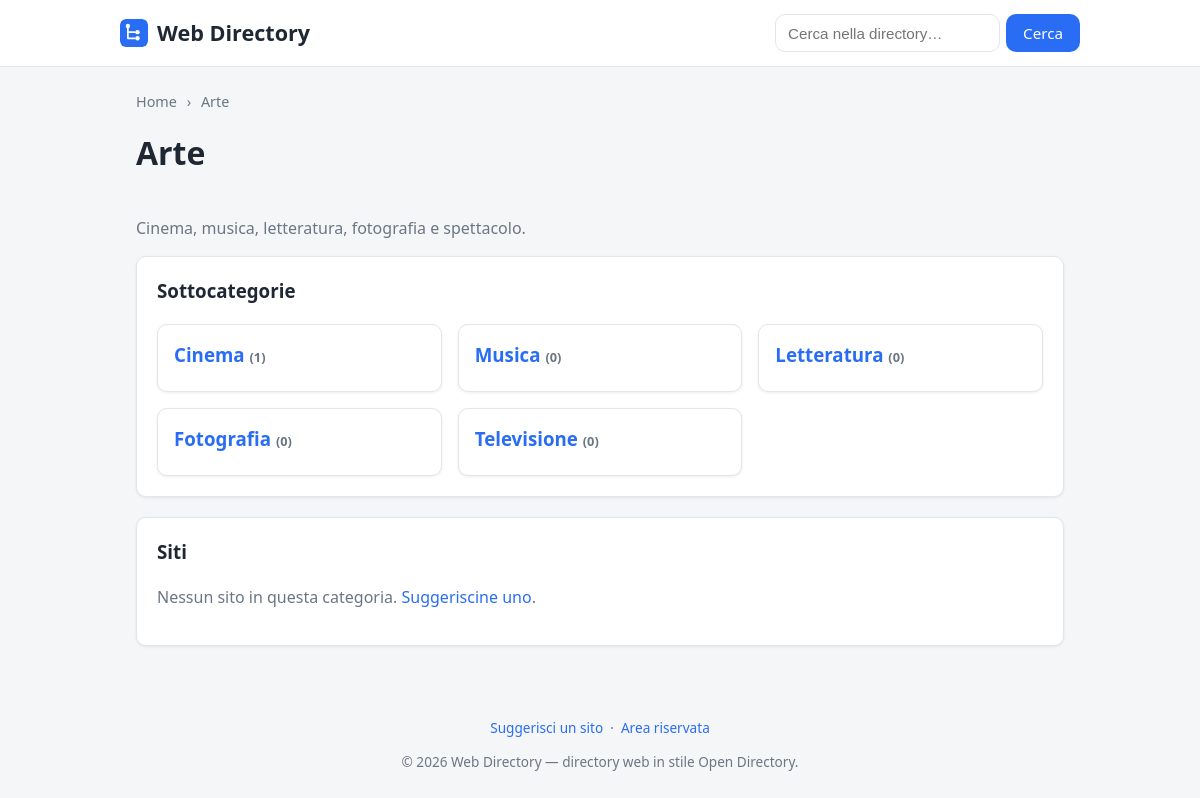
/arte, run on the app's committed database.
### tables this page shows
CREATE TABLE `categories` (
  `id`          INT UNSIGNED NOT NULL AUTO_INCREMENT,
  `parent_id`   INT UNSIGNED NULL,
  `name`        VARCHAR(160) NOT NULL,
  `slug`        VARCHAR(180) NOT NULL,
  `path`        VARCHAR(2000) NOT NULL DEFAULT '',   
  `description` TEXT NULL,
  `sort_order`  INT NOT NULL DEFAULT 0,
  `created_at`  DATETIME NOT NULL DEFAULT CURRENT_TIMESTAMP,
  PRIMARY KEY (`id`),
  KEY `idx_categories_parent` (`parent_id`),
  KEY `idx_categories_path` (`path`(191)),
  CONSTRAINT `fk_categories_parent` FOREIGN KEY (`parent_id`)
      REFERENCES `categories`(`id`) ON DELETE CASCADE
);

### app/helpers.php (called while the page is built, shortened)
<?php
function e(?string $v): string
{
    return htmlspecialchars((string) $v, ENT_QUOTES | ENT_SUBSTITUTE, 'UTF-8');
}
function url(string $path = ''): string
{
    global $CONFIG;
    $base = rtrim($CONFIG['site']['base_url'] ?? '', '/');
    $path = '/' . ltrim($path, '/');
    return $base . ($path === '/' ? '/' : $path);
}
function view(string $view, array $data = [], string $layout = 'layout'): void
{
    extract($data, EXTR_SKIP);
    require APP_PATH . '/views/' . $view . '.php';
    $content = ob_get_clean();
    require APP_PATH . '/views/partials/' . $layout . '.php';
}

### app/controllers/PublicController.php (called while the page is built, shortened)
<?php
class PublicController
{
    public static function category(string $path): bool
    {
        $category = Category::findByPath($path);
        global $CONFIG;
        $perPage = (int) ($CONFIG['per_page'] ?? 20);
        $page = max(1, (int) input('page', '1'));
        $offset = ($page - 1) * $perPage;
        $children = Category::children((int) $category['id']);
        $total    = Link::countApproved((int) $category['id']);
        $links    = Link::approvedByCategory((int) $category['id'], $perPage, $offset);
        $crumbs   = Category::breadcrumb($category);
        $trail = implode(' › ', array_map(fn($c) => $c['name'], $crumbs));
        $meta = $category['description'] ?: sprintf(
            'Siti della categoria %s: %d risorse selezionate nella directory.',
            $trail, $total
        );
        view('public/category', [
            'title'           => $category['name'],
            'metaDescription' => $meta,
            'category'        => $category,
            'children'        => $children,
            'links'           => $links,
            'crumbs'          => $crumbs,
            'page'            => $page,
            'perPage'         => $perPage,
            'total'           => $total,
        ]);
        return true;
    }
}

### public/index.php (called while the page is built, shortened)
<?php
$configFile = APP_PATH . '/config.php';
$CONFIG = require $configFile;
require APP_PATH . '/Database.php';
require APP_PATH . '/helpers.php';
require APP_PATH . '/models/Category.php';
require APP_PATH . '/controllers/PublicController.php';
$uri = parse_url($_SERVER['REQUEST_URI'] ?? '/', PHP_URL_PATH) ?? '/';
$uri = '/' . trim(rawurldecode($uri), '/');
$method = $_SERVER['REQUEST_METHOD'] ?? 'GET';
if ($method === 'GET' && $uri !== '/') {
    if (PublicController::category(trim($uri, '/'))) {
        exit;
    }
}

### app/config.php (called while the page is built)
<?php
return [
    'db' => [
        'driver'  => getenv('DB_DRIVER') ?: 'mysql',
        'host'    => getenv('DB_HOST') ?: '127.0.0.1',
        'name'    => getenv('DB_NAME') ?: 'dircms',
        'user'    => getenv('DB_USER') ?: 'root',
        'pass'    => getenv('DB_PASS') ?: '',
        'charset' => 'utf8mb4',
    ],
    'site' => [
        'name'     => 'Web Directory',
        'base_url' => '',
        'url'      => getenv('SITE_URL') ?: 'https://webdirectory.link',
    ],
    'per_page' => 20,
    'adsense' => [
        'client' => getenv('ADSENSE_CLIENT') ?: '',
        'slot'   => getenv('ADSENSE_SLOT') ?: '',
    ],
    'antispam' => [
        'enabled'  => true,
        'min_secs' => 3,
    ],
];

### app/Database.php (called while the page is built, shortened)
<?php
class Database
{
    private static ?PDO $pdo = null;
    public static function connect(array $cfg): PDO
    {
        $dsn = sprintf(
            'mysql:host=%s;dbname=%s;charset=%s',
            $cfg['host'],
            $cfg['name'],
            $cfg['charset']
        );
        self::$pdo = new PDO($dsn, $cfg['user'], $cfg['pass'], [
            PDO::ATTR_ERRMODE            => PDO::ERRMODE_EXCEPTION,
            PDO::ATTR_DEFAULT_FETCH_MODE => PDO::FETCH_ASSOC,
            PDO::ATTR_EMULATE_PREPARES   => false,
        ]);
        return self::$pdo;
    }
    public static function pdo(): PDO
    {
        return self::$pdo;
    }
}

### app/models/Category.php (called while the page is built, shortened)
<?php
class Category
{
    public static function db(): PDO
    {
        return Database::pdo();
    }
    public static function findByPath(string $path): ?array
    {
        $st = self::db()->prepare('SELECT * FROM categories WHERE path = ?');
        $st->execute([trim($path, '/')]);
        return $st->fetch() ?: null;
    }
    public static function children(?int $parentId): array
    {
        $st = self::db()->prepare(
            'SELECT * FROM categories WHERE parent_id = ?
             ORDER BY sort_order, name'
        );
        $st->execute([$parentId]);
        return $st->fetchAll();
    }
    public static function linkCount(int $categoryId): int
    {
        $st = self::db()->prepare(
            "SELECT COUNT(*) FROM links WHERE category_id = ? AND status = 'approved'"
        );
        $st->execute([$categoryId]);
        return (int) $st->fetchColumn();
    }
}

### app/views/public/category.php (the view, shortened to what this page needs)
<nav class="breadcrumb">
  <a href="<?= e(url('/')) ?>">Home</a>
  <?php foreach ($crumbs as $c): ?>
    <span class="sep">›</span>
    <?php if ((int)$c['id'] === (int)$category['id']): ?>
      <span><?= e($c['name']) ?></span>
    <?php else: ?>
      <a href="<?= e(url($c['path'])) ?>"><?= e($c['name']) ?></a>
    <?php endif; ?>
  <?php endforeach; ?>
</nav>
<div class="page-head">
  <h1><?= e($category['name']) ?></h1>
</div>
<?php if (!empty($category['description'])): ?>
  <p class="muted"><?= e($category['description']) ?></p>
<?php endif; ?>
<?php if ($children): ?>
  <div class="panel">
    <h3 style="margin-top:0">Sottocategorie</h3>
    <div class="grid">
      <?php foreach ($children as $ch): ?>
        <?php $cCount = Category::linkCount((int) $ch['id']); ?>
        <div class="cat-card">
          <h3><a href="<?= e(url($ch['path'])) ?>"><?= e($ch['name']) ?></a>
            <span class="count">(<?= $cCount ?>)</span></h3>
        </div>
      <?php endforeach; ?>
    </div>
  </div>
<?php endif; ?>
<div class="panel">
  <h3 style="margin-top:0">Siti<?= $total ? ' (' . $total . ')' : '' ?></h3>
  <?php if (!$links): ?>
    <p class="muted">Nessun sito in questa categoria.
      <a href="<?= e(url('/suggest')) ?>">Suggeriscine uno</a>.</p>
  <?php endif; ?>
</div>

### app/views/partials/layout.php (shortened to what this page needs)
<?php
$siteName = $CONFIG['site']['name'] ?? 'Directory';
?><!DOCTYPE html>
<html lang="it">
<head>
  <link rel="stylesheet" href="<?= e(url('assets/css/style.css')) ?>">
</head>
<body>
  <header class="site-header">
    <div class="container bar">
      <a class="logo" href="<?= e(url('/')) ?>">
        <img src="<?= e(url('assets/favicon.svg')) ?>" alt="" width="28" height="28" class="logo-icon">
        <?= e($siteName) ?>
      </a>
      <form class="search" action="<?= e(url('/search')) ?>" method="get" role="search">
        <input type="search" name="q" placeholder="Cerca nella directory…" value="<?= e($_GET['q'] ?? '') ?>">
        <button class="btn" type="submit">Cerca</button>
      </form>
    </div>
  </header>
  <main>
    <div class="container">
      <?= $content ?>
    </div>
  </main>
  <footer class="site-footer">
    <div class="container">
      <a href="<?= e(url('/suggest')) ?>">Suggerisci un sito</a>
      &nbsp;·&nbsp;
      <a href="<?= e(url('/admin')) ?>">Area riservata</a>
      <p>&copy; <?= date('Y') ?> <?= e($siteName) ?> — directory web in stile Open Directory.</p>
    </div>
  </footer>
</body>
</html>

### assets/css/style.css (style rules this page uses)
:root { --bg:#f5f6f8; --panel:#ffffff; --ink:#1f2733; --muted:#6b7684; --brand:#2a6df5; --brand-dark:#1a52c9; --border:#e2e6ec; --ok:#1f9d55; --warn:#d97706; --danger:#dc2626; --pending:#fff7ed; --radius:10px; --shadow:0 1px 3px rgba(20,30,50,.08); }
* { box-sizing:border-box }
body { margin:0; font-family:system-ui,-apple-system,"Segoe UI",Roboto,Helvetica,Arial,sans-serif; color:var(--ink); background:var(--bg); line-height:1.5; }
a { color:var(--brand); text-decoration:none }
img { max-width:100% }
.container { max-width:960px; margin:0 auto; padding:0 16px }
.site-header { background:var(--panel); border-bottom:1px solid var(--border) }
.site-header .bar { display:flex; align-items:center; gap:16px; padding:14px 0; flex-wrap:wrap }
.logo { font-size:1.35rem; font-weight:700; color:var(--ink); display:inline-flex; align-items:center; gap:9px }
.logo-icon { display:block; border-radius:6px }
.site-header form.search { margin-left:auto; display:flex; gap:6px }
.site-header input[type=search] { padding:8px 12px; border:1px solid var(--border); border-radius:var(--radius); min-width:200px; font-size:.95rem; }
.site-footer { color:var(--muted); text-align:center; padding:28px 0; font-size:.85rem }
main { padding:24px 0; min-height:60vh }
.btn { display:inline-block; padding:8px 16px; border-radius:var(--radius); border:1px solid transparent; background:var(--brand); color:#fff; font-size:.95rem; cursor:pointer; font-family:inherit; }
.panel { background:var(--panel); border:1px solid var(--border); border-radius:var(--radius); box-shadow:var(--shadow); padding:20px; margin-bottom:20px }
.grid { display:grid; grid-template-columns:repeat(auto-fill,minmax(240px,1fr)); gap:16px }
.cat-card { background:var(--panel); border:1px solid var(--border); border-radius:var(--radius); padding:16px; box-shadow:var(--shadow) }
.cat-card h3 { margin:0 0 6px }
.cat-card .count { font-size:.8rem; color:var(--muted) }
.breadcrumb { font-size:.9rem; color:var(--muted); margin:0 0 16px }
.breadcrumb a { color:var(--muted) }
.breadcrumb .sep { margin:0 6px }
.muted { color:var(--muted) }
h1 { margin-top:0 }
.page-head { display:flex; justify-content:space-between; align-items:center; gap:12px; flex-wrap:wrap; margin-bottom:18px }

### data on the page
categories: name "Arte", description "Cinema, musica, letteratura, fotografia e spettacolo."
categories: name "Cinema", cCount "1"
categories: name "Musica", cCount "0"
categories: name "Letteratura", cCount "0"
categories: name "Fotografia", cCount "0"
categories: name "Televisione", cCount "0"

### other printed values
$siteName "Web Directory"
